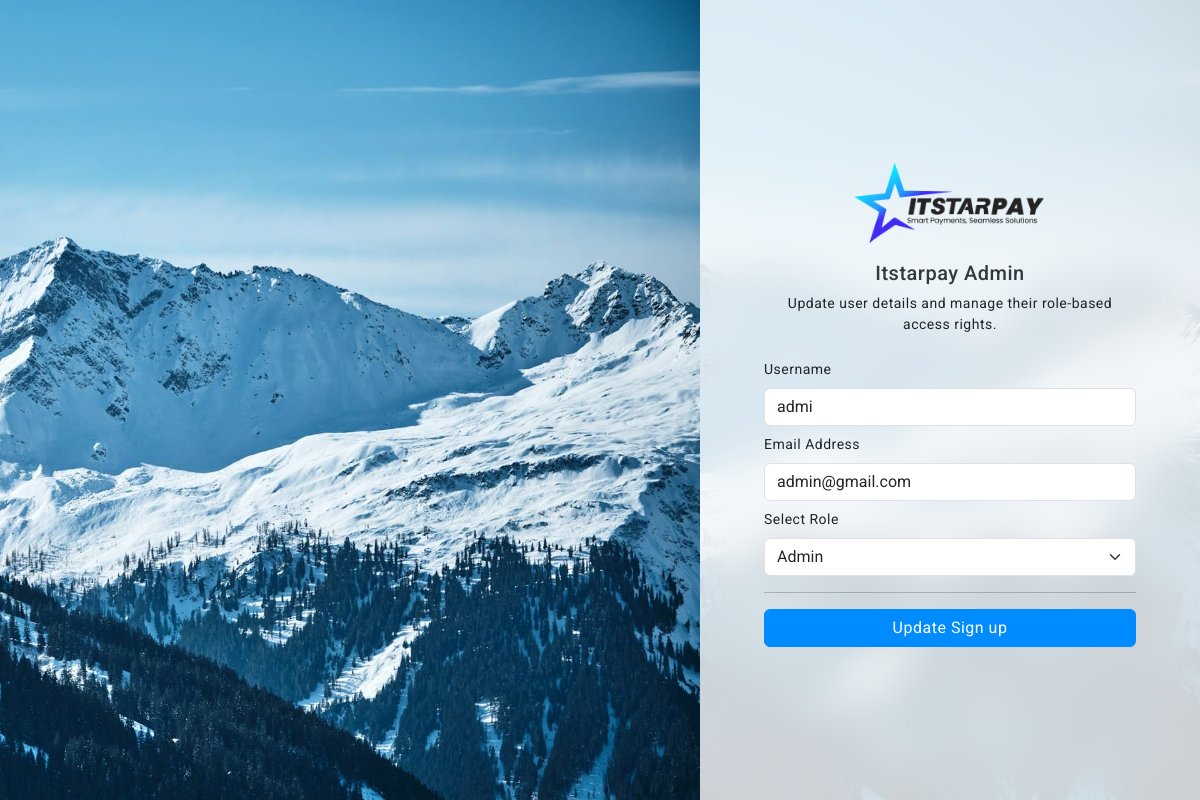
The page /update_user.php?id=2 (signed in) on the database its author committed.
### tables this page shows
CREATE TABLE `users` (
  `id` int(11) NOT NULL,
  `username` varchar(100) NOT NULL,
  `email` varchar(255) NOT NULL,
  `password` varchar(255) NOT NULL,
  `created_at` timestamp NOT NULL DEFAULT current_timestamp(),
  `role` text NOT NULL DEFAULT 'user',
  `created_by` text NOT NULL
);

### update_user.php (the view, shortened to what this page needs)
<?php
require_once './db.php';
$id = isset($_GET['id']) ? intval($_GET['id']) : 0;
$username = $email = $password = $role = "";
if ($id > 0) {
    $stmt = $mysqli->prepare("SELECT username, email , password, role FROM users WHERE id = ?");
    $stmt->bind_param("i", $id);
    $stmt->execute();
    $stmt->bind_result($username, $email, $password, $role);
}
?>
<?php include 'template/header.php'; ?>
<div class="wrapper autth-img-cover-login">
	<div class="section-authentication-cover">
		<div class="">
			<div class="row g-0">
				<div class="col-12 col-xl-7 col-xxl-8 auth-cover-left align-items-center justify-content-center d-none d-xl-flex">
					<div class="card shadow-none bg-transparent shadow-none rounded-0 mb-0 autth-img-cover-login">
						<div class="card-body">
						</div>
					</div>
				</div>
				<div class="col-12 col-xl-5 col-xxl-4 auth-cover-right align-items-center justify-content-center blr">
					<div class="card rounded-0 m-3 shadow-none bg-transparent mb-0">
						<div class="card-body p-sm-5">
							<div class="">
								<div class="mb-3 text-center">
									<img src="assets/images/logo-img.png" width="200" alt="" />
								</div>
								<div class="text-center mb-4">
									<h5 class="">Itstarpay Admin</h5>
									<p class="mb-0">Update user details and manage their role-based access rights.</p>
								</div>
								<div class="form-body">
									<form action="update_user_confirm.php" method="POST">
										<div class="col-12">
											<label for="inputUsername" class="form-label">Username</label>
											<input type="text" class="form-control" name="username" id="inputUsername" placeholder="Jhon" value="<?php echo htmlspecialchars($username); ?>">
										</div>
										<div class="col-12 mt-2 mb-2">
											<label for="inputEmailAddress" class="form-label">Email Address</label>
											<input type="email" class="form-control" name="email" id="inputEmailAddress" placeholder="example@user.com" value="<?php echo htmlspecialchars($email); ?>">
										</div>
										<div class="col-12 mt-2 mb-2">
											<label for="inputSelectCountry" class="form-label">Select Role</label>
											<select class="form-select" name="role" aria-label="Select role" required>
												<option value="admin" <?php echo ($role === 'admin') ? 'selected' : ''; ?>>Admin</option>
											</select>
										</div>
                                        <hr />
										<div class="col-12 mt-3 mb-2">
											<div class="d-grid ">
												<button type="submit" class="btn btn-primary">Update Sign up</button>
											</div>
										</div>
									</form>
								</div>
								</div>
							</div>
						</div>
					</div>
				</div>
			</div>
		</div>
	</div>
<?php include 'template/footer.php'; ?>

### assets/css/app.css (style rules this page uses)
body { font-size: 14px; color: #4c5258; letter-spacing: .5px; background: #f7f7ff; overflow-x: hidden; font-family: Roboto, sans-serif }
.wrapper { width: 100%; position: relative }
.auth-cover-left { display: flex; background-color: #f7f7ff; min-height: 100vh; }
.auth-cover-right { display: flex; min-height: 100vh; }
input::placeholder { color: #000!important; opacity: .3!important }

### update_user.php (style rules this page uses)
.autth-img-cover-login { background-image: url('./assets/images/loginpage.jpg'); background-size: cover; background-position: right center; background-repeat: no-repeat; width: 100%; height: 100%; }
.blr { background-color:rgba(254, 254, 254, 0.8) !important; backdrop-filter: blur(20px) !important; }

### rows shown on the page
users: username "admi", email "admin@gmail.com", role "Admin"
